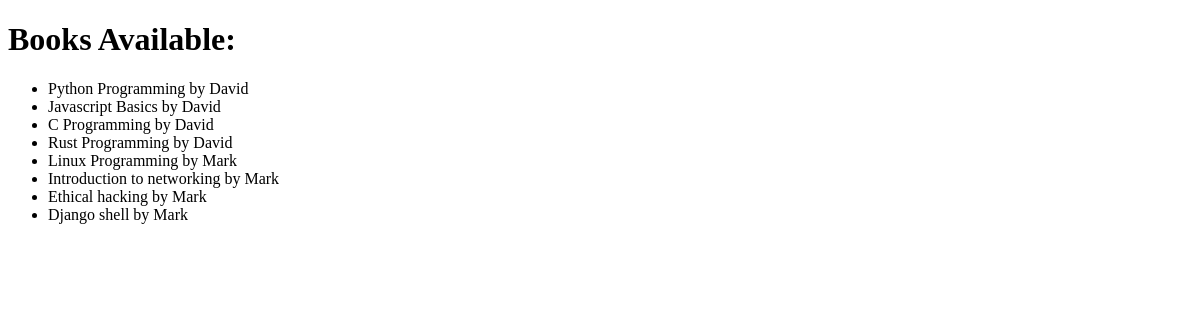
/books_fbv/, run on an earlier commit of the app's database.
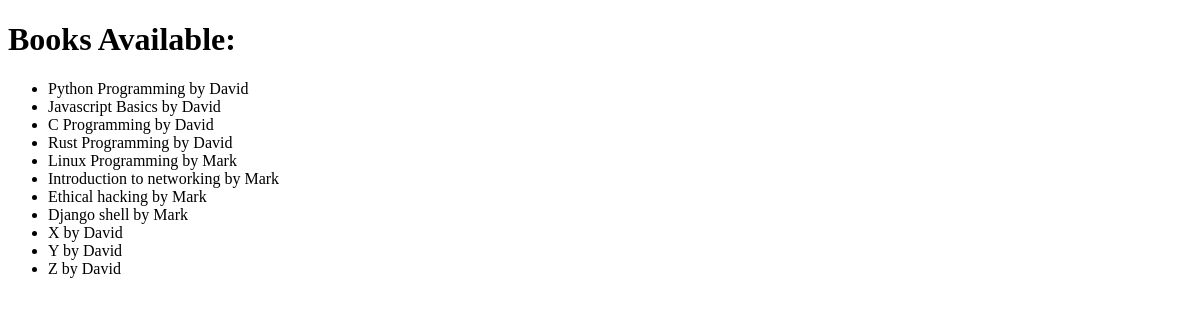
And on a later commit of the database.
### relationship_app/models.py (models this page shows, shortened)
class Book(models.Model):
    title = models.CharField(max_length=64)
    author = models.ForeignKey(Author, on_delete=models.CASCADE)
    class Meta:
        permissions = [
            ("can_add_book", "Can add a book"),
            ("can_change_book", "Can change a book"),
            ("can_delete_book", "Can delete a book"),
        ]

class Author(models.Model):
    name = models.CharField(max_length=64)

### relationship_app/views.py (the view)
# urls.py: path('books_fbv/', list_books, name='book_list_fbv'),
def list_books(request):
    books = Book.objects.all()
    return render(request, 'relationship_app/list_books.html', {'books': books})

### relationship_app/templates/relationship_app/list_books.html (shortened to what this page needs)
<!DOCTYPE html>
<html lang="en">
<head>
</head>
<body>
    <h1>Books Available:</h1>
    <ul>
        {% for book in books %}
        <li>{{ book.title }} by {{ book.author.name }}</li>
        {% endfor %}
    </ul>
</body>
</html>

What changed in the data, as far as the page shows it:
added Book: title "X", author.name "David"
added Book: title "Y", author.name "David"
added Book: title "Z", author.name "David"
